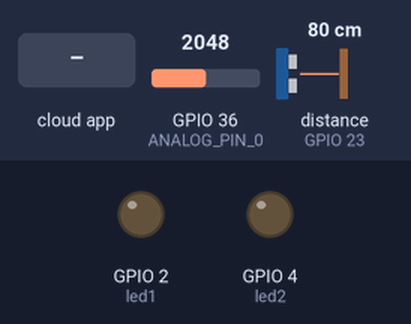
This sketch was run on a simulated ESP32. On the bench: output pins drawn as LEDs (lit = HIGH). The test bench sets the inputs (shaded band); at power-on: GPIO 36 (ANALOG_PIN_0) = 2048, distance to the obstacle (sensor on GPIO 23) 80 cm. WiFi joins after 1.5 s; servers stay silent unless stated; the Firebase database answers and starts empty; what the sketch prints to the serial monitor is not drawn.

Above: at 2.7 s.
2.8 s: the phone or cloud app sets led1 to 90
At 4.1 s:
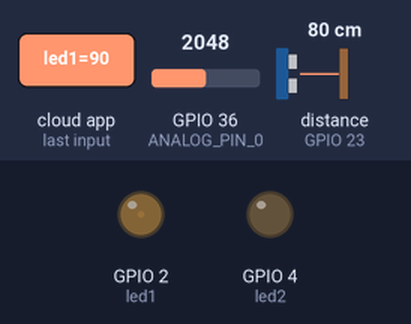
4.4 s: the phone or cloud app sets led2 to 1
At 5.5 s:
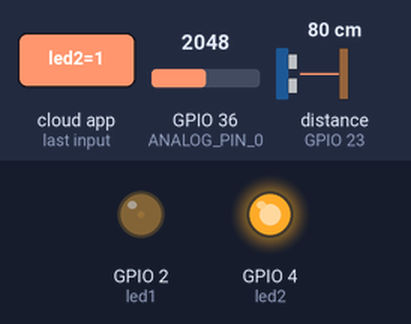
6.2 s: the phone or cloud app sets led1 to 0
At 8.1 s:
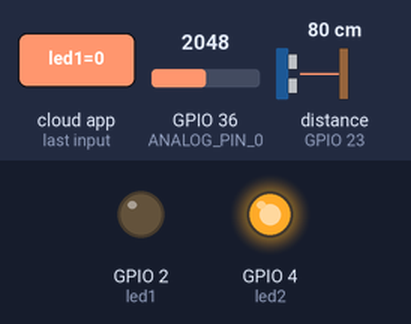
8.4 s: the phone or cloud app sets led2 to 0
At 9.6 s:
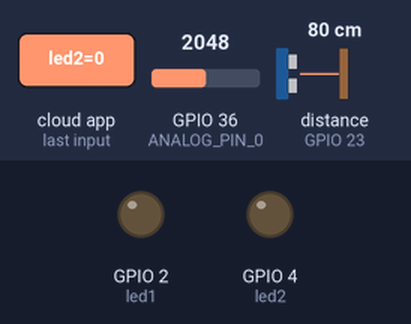
10.2 s: the phone or cloud app sets led2 to 90
At 11.2 s:
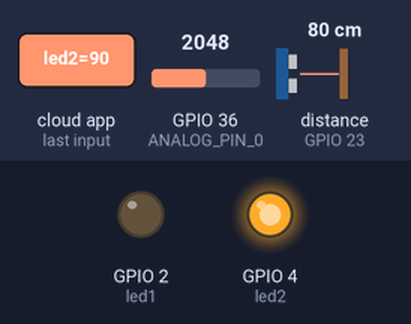
Timing chart, 0 to 12.8 s (numbered marks = the images above; inputs shaded):
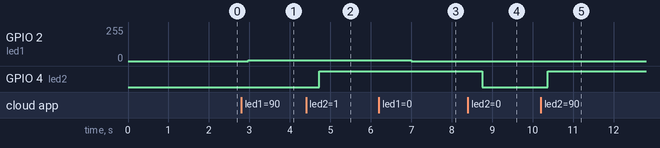

Measured:
- after the input at 2.8 s, GPIO 2 (led1): 0/255 → 5/255 after 0.17 s
- after the input at 4.4 s, GPIO 4 (led2): LOW → HIGH after 0.33 s
- after the input at 6.2 s, GPIO 2 (led1): 5/255 → 0/255 after 0.80 s
- after the input at 8.4 s, GPIO 4 (led2): HIGH → LOW after 0.36 s
- after the input at 10.2 s, GPIO 4 (led2): LOW → HIGH after 0.17 s

The sketch:

firebase_sensor.ino
```cpp
#include <WiFi.h>
#include <HCSR04.h>
#include "FirebaseESP32.h"

#define FIREBASE_HOST "https://smarthomeiot-5a5e3.firebaseio.com/"
#define FIREBASE_AUTH "eybGUOvJ8QswkyoFORmjMfUJhuXIMcTRgL9eD2w4"
#define WIFI_SSID "G149"
#define WIFI_PASSWORD "149ModalDong"

UltraSonicDistanceSensor distanceSensor(22, 23 );

#define led1 2
#define led2 4
#define ANALOG_PIN_0 36

FirebaseData firebaseData;

String path = "/Node1";

int oldDistance;
int newDistance;

int oldPotValue;
int newPotValue;

int freq = 5000;
int ledChannel = 0;
int resolution = 8;
int dutyCycle = 0;

void setup() {

  Serial.begin(115200);

  pinMode(led2, OUTPUT);

  initWifi();

  oldDistance = distanceSensor.measureDistanceCm();
  oldPotValue = analogRead(ANALOG_PIN_0);

  ledcSetup(ledChannel, freq, resolution);
  ledcAttachPin(led1, ledChannel);
  ledcWrite(ledChannel, dutyCycle);
}

void loop() {

  delay(500);

  newDistance = distanceSensor.measureDistanceCm();
  Serial.println(newDistance);
  if(newDistance != oldDistance){
    Firebase.setInt(firebaseData, path + "/distance", newDistance);
    oldDistance = newDistance;
  }

  newPotValue = analogRead(ANALOG_PIN_0);
  Serial.println(newPotValue);
  if(newPotValue != oldPotValue){
    Firebase.setInt(firebaseData, path + "/potential", newPotValue);
    oldPotValue = newPotValue;
  }

  //get value /Node1/led1
  if(Firebase.getInt(firebaseData, path + "/led1")){
    dutyCycle = map(firebaseData.intData(), 0, 4095, 0, 255);
    ledcWrite(ledChannel, dutyCycle);
  }

  //get value /Node1/led2
  if(Firebase.getInt(firebaseData, path + "/led2")){
    if(firebaseData.intData() == 0)
      digitalWrite(led2,0);
    else
      digitalWrite(led2,1);
  }
}

void initWifi(){
  WiFi.begin(WIFI_SSID, WIFI_PASSWORD);
  Serial.print("Connecting to Wi-Fi");
  while (WiFi.status() != WL_CONNECTED)
  {
    Serial.print(".");
    delay(300);
  }
  Serial.println();
  Serial.print("Connected with IP: ");
  Serial.println(WiFi.localIP());
  Serial.println();

  Firebase.begin(FIREBASE_HOST, FIREBASE_AUTH);
  Firebase.reconnectWiFi(true);
  Firebase.setReadTimeout(firebaseData, 1000* 60);
  Firebase.setwriteSizeLimit(firebaseData, "tiny");
}
```
